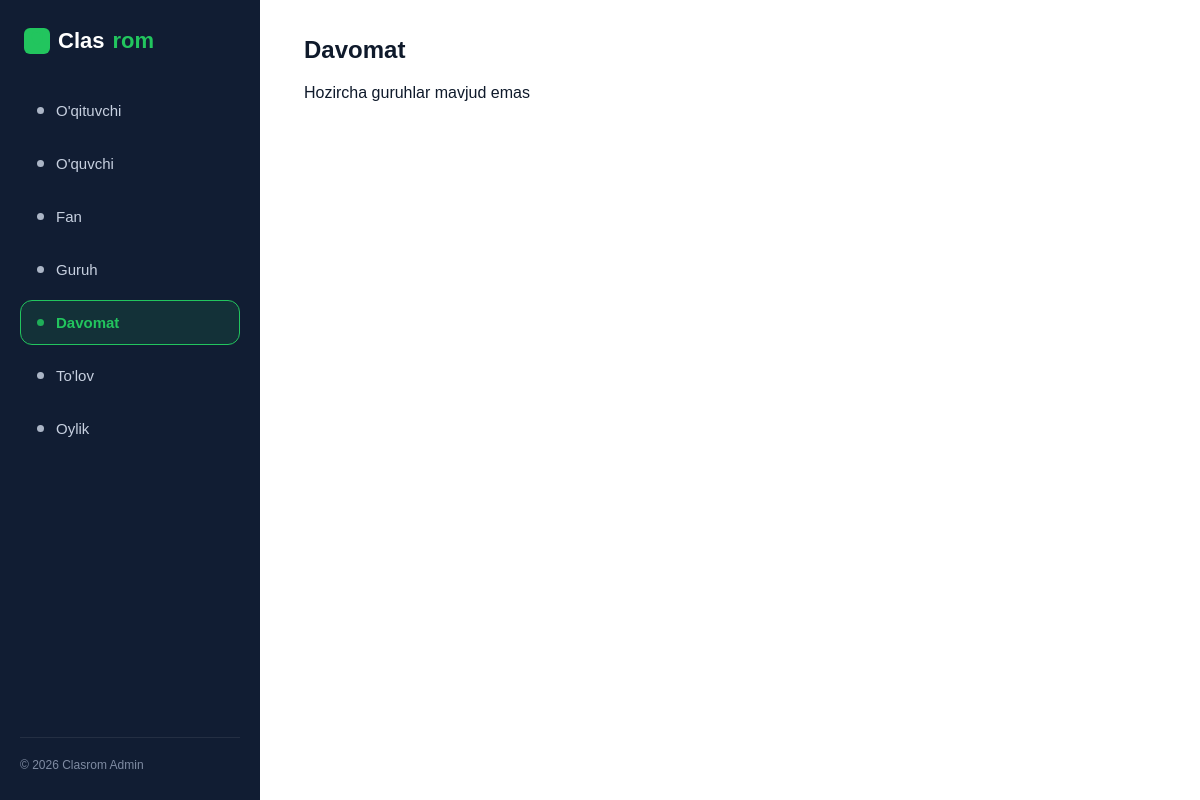
Page /attendance/ on the earlier database version.
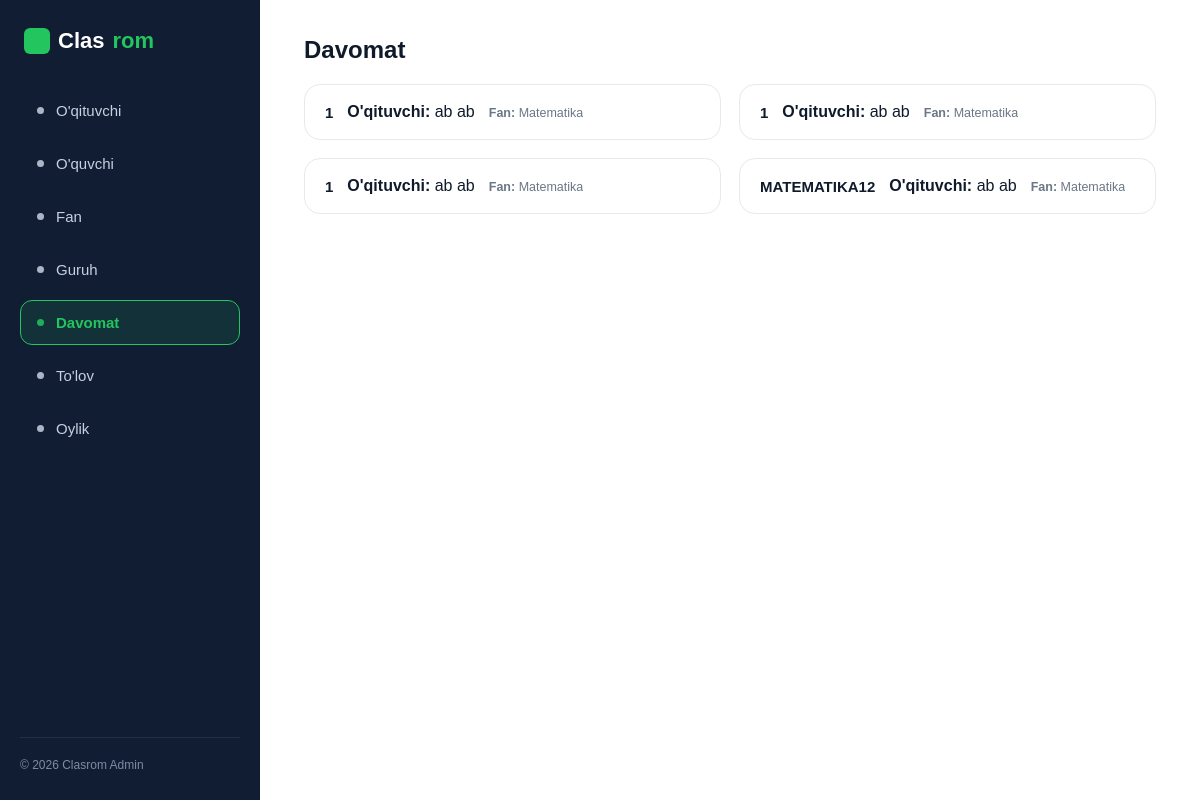
Same page on the later database version.
### groups/models.py (models this page shows)
class Groups(models.Model):
    name = models.CharField(max_length=55)
    teacher = models.ForeignKey(User, on_delete=models.CASCADE, related_name='teacher_groups')
    subject = models.ForeignKey(Subject,on_delete=models.CASCADE)
    created_at = models.DateField(auto_now_add=True)
    start_time = models.TimeField()
    end_time = models.TimeField()
    days = models.CharField(max_length=55)

class Subject(models.Model):
    name = models.CharField(max_length=55)
    created_at = models.DateField(auto_now=True)

### accounts/models.py (models this page shows)
class User(AbstractUser):
    ROLE = (
        ('ceo','Ceo'),
        ('teacher','Teacher'),
        ('student','Student'),
        ('none','none')
    )
    phone = models.CharField(max_length=55)
    role = models.CharField(max_length=20, choices=ROLE, default='student')

### attendance/views.py (the view)
# urls.py: path('', views.AttendanceGroupList.as_view(), name='group_list'),
class AttendanceGroupList(View):
    def get(self, request):
        groups = Groups.objects.all()
        context = {'groups': groups}
        return render(request, 'ceo/attendance/group_list.html', context)

### templates/ceo/attendance/group_list.html (shortened to what this page needs)
{% load static %}
<!DOCTYPE html>
<html lang="uz">
<head>
  <link rel="stylesheet" href="{% static 'ceo/groups/groups.css' %}">
</head>
<body style="background-color: var(--bg-dark);">
  <aside class="sidebar">
    <div class="logo"><span class="shield">🛡</span>Clas<span>rom</span></div>
    <nav class="nav">
      <a href="{% url 'accounts:teacher_list' %}" class="nav-item"><span class="dot"></span>O'qituvchi</a>
      <a href="{% url 'accounts:student' %}" class="nav-item"><span class="dot"></span>O'quvchi</a>
      <a href="{% url 'groups:subject_list' %}" class="nav-item"><span class="dot"></span>Fan</a>
      <a href="{% url 'groups:group_list' %}" class="nav-item"><span class="dot"></span>Guruh</a>
      <a href="{% url 'attendance:group_list' %}" class="nav-item active"><span class="dot"></span>Davomat</a>
      <a href="#" class="nav-item"><span class="dot"></span>To'lov</a>
      <a href="#" class="nav-item"><span class="dot"></span>Oylik</a>
    </nav>
    <div class="sidebar-foot">© 2026 Clasrom Admin</div>
  </aside>
  <main class="main">
    <h1 class="card-title" style="font-size: 24px; margin-bottom: 20px;">Davomat</h1>
    <div class="grid">
      {% for group in groups %}
        <a href="{% url 'attendance:group_detail' group.pk %}" style="text-decoration: none; color: inherit;">
          <div class="card">
            <div class="card-info">
              <h2 class="card-title" style="text-transform: uppercase;">{{ group.name }}</h2>
              <p class="card-text">
                <strong>O'qituvchi:</strong> {{ group.teacher.first_name }} {{ group.teacher.last_name }}
              </p>
              <p class="card-sub">
                <strong>Fan:</strong> {{ group.subject.name }}
              </p>
            </div>
          </div>
        </a>
      {% empty %}
        <p class="card-text" style="color: var(--muted-light);">Hozircha guruhlar mavjud emas</p>
      {% endfor %}
    </div>
  </main>
</body>
</html>

Differences in the rows shown:
added Groups: name "1", teacher.first_name "ab", teacher.last_name "ab", subject.name "Matematika"
added Groups: name "1", teacher.first_name "ab", teacher.last_name "ab", subject.name "Matematika"
added Groups: name "1", teacher.first_name "ab", teacher.last_name "ab", subject.name "Matematika"
added Groups: name "MATEMATIKA12", teacher.first_name "ab", teacher.last_name "ab", subject.name "Matematika"
Other differences:
text no longer shown: "Hozircha guruhlar mavjud emas"
